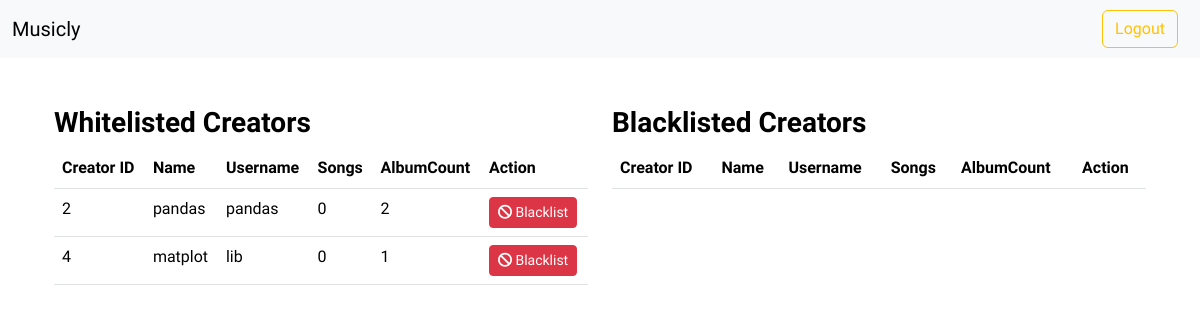
The page /adminHome/manageCreators (signed in) on the database as committed earlier.
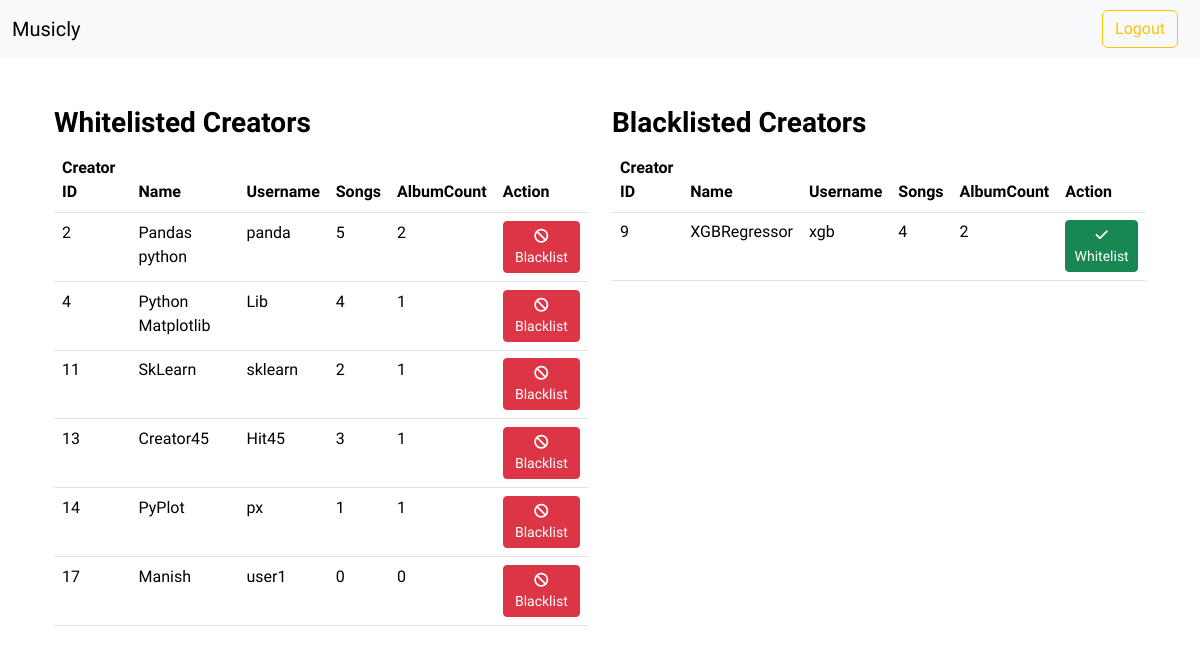
The same page on the database as committed later.
### models.py (models this page shows, shortened)
class User(UserMixin, db.Model):
    __tablename__ = 'User'
    id = db.Column(db.Integer, primary_key = True)
    username = db.Column(db.String(32), unique = True, nullable=False)
    passhash = db.Column(db.String(512), nullable = False)
    name = db.Column(db.String(32), nullable=True)
    email = db.Column(db.String(120), unique =True, nullable = False)
    role = db.Column(db.String(26), nullable = False, default='User')
    is_admin = db.Column(db.Boolean, nullable=False, default=False)
    status = db.Column(db.String(16), nullable=False, default="white")
    @property
    def password(self):
        raise AttributeError("Password is not a readable attribute")

### routes.py (the view)
@app.route('/adminHome/manageCreators')
@auth_required
@admin_auth_required
def manageCreators():
    creators = User.query.filter_by(role="creator").all()
    creators_data = (
        db.session.query(
            User.id,
            User.name,
            User.username,
            User.status,
            db.func.count(db.func.distinct(Songs.id)).label('totalSongs'),
            db.func.count(db.func.distinct(Album.id)).label('totalAlbums')
        ).filter(User.role == 'creator').outerjoin(Songs, User.id == Songs.CreatorId).outerjoin(Album, User.id == Album.CreatorId).group_by(User.id, User.name, User.username).all()
    )
    return render_template("manageCreator.html", user = User.query.get(session["user_id"]), creators = creators_data,  need = True)

### routes.py (called while the page is built)
def auth_required(func):
    @wraps(func)
    def inner(*args, **kwargs):
        if "user_id" not in session:
            flash("Login required.", 'danger')
            return redirect(url_for("login"))
        return func(*args, **kwargs)
    return inner

def admin_auth_required(func):
    @wraps(func)
    def inner(*args, **kwargs):
        user = User.query.get(session.get("user_id"))
        if user.role == "admin":
            return func(*args, **kwargs)
        else:
            flash("Logged out ! You are not an Admin.", "danger")
            return redirect(url_for("logout"))
    return inner

### templates/manageCreator.html (shortened to what this page needs)
{% extends 'layout.html' %}
{% block content %}
<body>
<div class="container mt-5">
    <div class="row mt-4">
      <div class="col-md-6">
        <h3><strong>Whitelisted Creators</strong></h3>
        <table class="table">
          <thead>
            <tr>
              <th>Creator ID</th>
              <th>Name</th>
              <th>Username</th>
              <th>Songs</th>
              <th>AlbumCount</th>
              <th>Action</th>
            </tr>
          </thead>
          <tbody>
            {% for creator in creators %}
            <tr>
                {% if creator[3] == "white" %}
                  <td>{{ creator[0] }}</td>
                  <td>{{ creator[1] }}</td>
                  <td>{{ creator[2] }}</td>
                  <td>{{ creator[4] }}</td>
                  <td>{{ creator[5] }}</td>
                  <td>
                    <form>
                      <button type="submit" class="btn btn-danger btn-sm"><i class="fas fa-ban"></i><a href="manageCreators/{{creator[0]}}/{{'black'}}"> Blacklist</a></button>
                    </form>
                  </td>
                  {% endif %}
                </tr>
                {% endfor %}
          </tbody>
        </table>
      </div>
      <div class="col-md-6">
        <h3><strong>Blacklisted Creators</strong></h3>
        <table class="table">
          <thead>
            <tr>
                <th>Creator ID</th>
                <th>Name</th>
                <th>Username</th>
                <th>Songs</th>
                <th>AlbumCount</th>
                <th>Action</th>
            </tr>
          </thead>
          <tbody>
            {% for creator in creators %}
            <tr>
              {% if creator[3] == "black" %}
                <td>{{ creator[0] }}</td>
                <td>{{ creator[1] }}</td>
                <td>{{ creator[2] }}</td>
                <td>{{ creator[4] }}</td>
                <td>{{ creator[5] }}</td>
                <td>
                  <form>
                    <button type="submit" class="btn btn-success btn-sm"><i class="fas fa-check"></i><a href="manageCreators/{{creator[0]}}/{{'white'}}"> Whitelist</a></button>
                  </form>
                </td>
              {% endif %}
            </tr>
            {% endfor %}
          </tbody>
        </table>
      </div>
    </div>
  </div>
</body>
{% endblock %}

Rows that differ between the two databases and show on the page:
changed User id 2: name "pandas" → "Pandas python"; username "pandas" → "panda"; is_admin "0" → "5"
changed User id 4: name "matplot" → "Python Matplotlib"; username "lib" → "Lib"; id "0" → "4"
added User: id "11", name "SkLearn", username "sklearn", creator "2", creator "1", shown under "Whitelisted Creators"
added User: id "13", name "Creator45", username "Hit45", creator "3", creator "1", shown under "Whitelisted Creators"
added User: id "14", name "PyPlot", username "px", creator "1", shown under "Whitelisted Creators"
added User: id "17", name "Manish", username "user1", is_admin "0", shown under "Whitelisted Creators"
added User: id "9", name "XGBRegressor", username "xgb", creator "4", creator "2", shown under "Blacklisted Creators"
